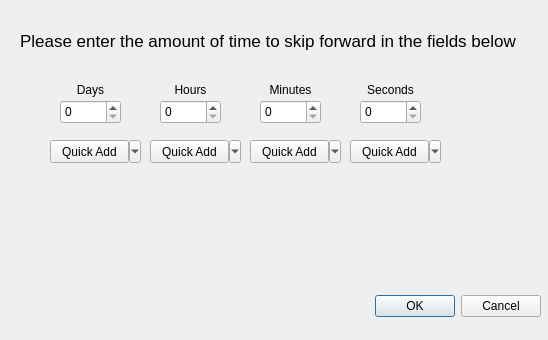
<?xml version="1.0" encoding="UTF-8"?>
<ui version="4.0">
 <class>TimeAdd</class>
 <widget class="QDialog" name="TimeAdd">
  <property name="geometry">
   <rect>
    <x>0</x>
    <y>0</y>
    <width>548</width>
    <height>340</height>
   </rect>
  </property>
  <property name="windowTitle">
   <string>Time Add</string>
  </property>
  <widget class="QDialogButtonBox" name="buttonBox">
   <property name="geometry">
    <rect>
     <x>200</x>
     <y>290</y>
     <width>341</width>
     <height>32</height>
    </rect>
   </property>
   <property name="orientation">
    <enum>Qt::Orientation::Horizontal</enum>
   </property>
   <property name="standardButtons">
    <set>QDialogButtonBox::StandardButton::Cancel|QDialogButtonBox::StandardButton::Ok</set>
   </property>
  </widget>
  <widget class="QLabel" name="lbl_Days">
   <property name="geometry">
    <rect>
     <x>70</x>
     <y>80</y>
     <width>41</width>
     <height>20</height>
    </rect>
   </property>
   <property name="text">
    <string>Days</string>
   </property>
   <property name="alignment">
    <set>Qt::AlignmentFlag::AlignCenter</set>
   </property>
  </widget>
  <widget class="QLabel" name="lbl_Days_2">
   <property name="geometry">
    <rect>
     <x>170</x>
     <y>80</y>
     <width>41</width>
     <height>20</height>
    </rect>
   </property>
   <property name="text">
    <string>Hours</string>
   </property>
   <property name="alignment">
    <set>Qt::AlignmentFlag::AlignCenter</set>
   </property>
  </widget>
  <widget class="QLabel" name="lbl_Days_3">
   <property name="geometry">
    <rect>
     <x>260</x>
     <y>80</y>
     <width>61</width>
     <height>20</height>
    </rect>
   </property>
   <property name="text">
    <string>Minutes</string>
   </property>
   <property name="alignment">
    <set>Qt::AlignmentFlag::AlignCenter</set>
   </property>
  </widget>
  <widget class="QLabel" name="lbl_Days_4">
   <property name="geometry">
    <rect>
     <x>360</x>
     <y>80</y>
     <width>61</width>
     <height>20</height>
    </rect>
   </property>
   <property name="text">
    <string>Seconds</string>
   </property>
   <property name="alignment">
    <set>Qt::AlignmentFlag::AlignCenter</set>
   </property>
  </widget>
  <widget class="QLabel" name="label">
   <property name="geometry">
    <rect>
     <x>20</x>
     <y>30</y>
     <width>521</width>
     <height>21</height>
    </rect>
   </property>
   <property name="font">
    <font>
     <pointsize>13</pointsize>
    </font>
   </property>
   <property name="text">
    <string>Please enter the amount of time to skip forward in the fields below</string>
   </property>
  </widget>
  <widget class="QSpinBox" name="lineEditDays">
   <property name="geometry">
    <rect>
     <x>60</x>
     <y>100</y>
     <width>61</width>
     <height>24</height>
    </rect>
   </property>
  </widget>
  <widget class="QSpinBox" name="lineEditHours">
   <property name="geometry">
    <rect>
     <x>160</x>
     <y>100</y>
     <width>61</width>
     <height>24</height>
    </rect>
   </property>
  </widget>
  <widget class="QSpinBox" name="lineEditMinutes">
   <property name="geometry">
    <rect>
     <x>260</x>
     <y>100</y>
     <width>61</width>
     <height>24</height>
    </rect>
   </property>
  </widget>
  <widget class="QSpinBox" name="lineEditSeconds">
   <property name="geometry">
    <rect>
     <x>360</x>
     <y>100</y>
     <width>61</width>
     <height>24</height>
    </rect>
   </property>
  </widget>
  <widget class="QToolButton" name="dayButton">
   <property name="geometry">
    <rect>
     <x>50</x>
     <y>140</y>
     <width>91</width>
     <height>23</height>
    </rect>
   </property>
   <property name="text">
    <string>Quick Add</string>
   </property>
   <property name="popupMode">
    <enum>QToolButton::ToolButtonPopupMode::MenuButtonPopup</enum>
   </property>
   <property name="toolButtonStyle">
    <enum>Qt::ToolButtonStyle::ToolButtonTextBesideIcon</enum>
   </property>
   <property name="arrowType">
    <enum>Qt::ArrowType::NoArrow</enum>
   </property>
  </widget>
  <widget class="QToolButton" name="minsButton">
   <property name="geometry">
    <rect>
     <x>250</x>
     <y>140</y>
     <width>91</width>
     <height>23</height>
    </rect>
   </property>
   <property name="text">
    <string>Quick Add</string>
   </property>
   <property name="popupMode">
    <enum>QToolButton::ToolButtonPopupMode::MenuButtonPopup</enum>
   </property>
   <property name="toolButtonStyle">
    <enum>Qt::ToolButtonStyle::ToolButtonTextBesideIcon</enum>
   </property>
   <property name="arrowType">
    <enum>Qt::ArrowType::NoArrow</enum>
   </property>
  </widget>
  <widget class="QToolButton" name="hoursButton">
   <property name="geometry">
    <rect>
     <x>150</x>
     <y>140</y>
     <width>91</width>
     <height>23</height>
    </rect>
   </property>
   <property name="text">
    <string>Quick Add</string>
   </property>
   <property name="popupMode">
    <enum>QToolButton::ToolButtonPopupMode::MenuButtonPopup</enum>
   </property>
   <property name="toolButtonStyle">
    <enum>Qt::ToolButtonStyle::ToolButtonTextBesideIcon</enum>
   </property>
   <property name="arrowType">
    <enum>Qt::ArrowType::NoArrow</enum>
   </property>
  </widget>
  <widget class="QToolButton" name="secsButton">
   <property name="geometry">
    <rect>
     <x>350</x>
     <y>140</y>
     <width>91</width>
     <height>23</height>
    </rect>
   </property>
   <property name="text">
    <string>Quick Add</string>
   </property>
   <property name="popupMode">
    <enum>QToolButton::ToolButtonPopupMode::MenuButtonPopup</enum>
   </property>
   <property name="toolButtonStyle">
    <enum>Qt::ToolButtonStyle::ToolButtonTextBesideIcon</enum>
   </property>
   <property name="arrowType">
    <enum>Qt::ArrowType::NoArrow</enum>
   </property>
  </widget>
  <action name="actionAdd_1_Day">
   <property name="text">
    <string>Add 1 Day</string>
   </property>
   <property name="menuRole">
    <enum>QAction::MenuRole::NoRole</enum>
   </property>
  </action>
 </widget>
 <resources/>
 <connections>
  <connection>
   <sender>buttonBox</sender>
   <signal>accepted()</signal>
   <receiver>TimeAdd</receiver>
   <slot>accept()</slot>
   <hints>
    <hint type="sourcelabel">
     <x>248</x>
     <y>254</y>
    </hint>
    <hint type="destinationlabel">
     <x>157</x>
     <y>274</y>
    </hint>
   </hints>
  </connection>
  <connection>
   <sender>buttonBox</sender>
   <signal>rejected()</signal>
   <receiver>TimeAdd</receiver>
   <slot>reject()</slot>
   <hints>
    <hint type="sourcelabel">
     <x>316</x>
     <y>260</y>
    </hint>
    <hint type="destinationlabel">
     <x>286</x>
     <y>274</y>
    </hint>
   </hints>
  </connection>
 </connections>
</ui>
